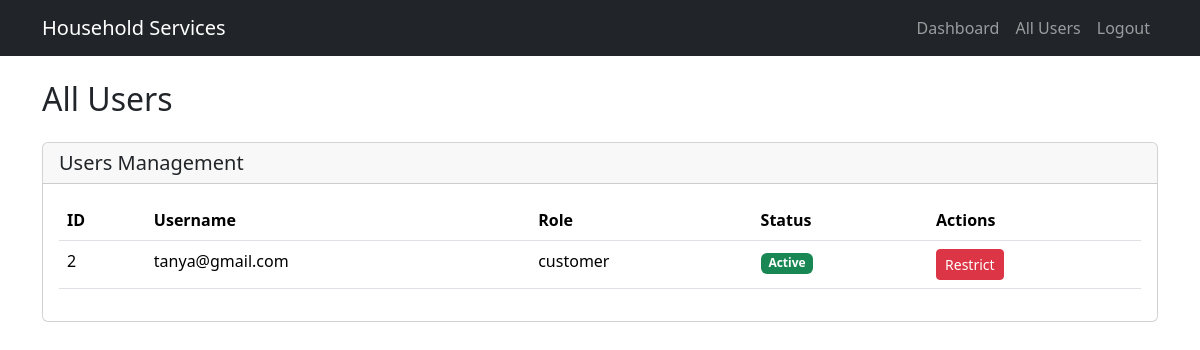
/all_users (signed in), run on an earlier commit of the app's database.
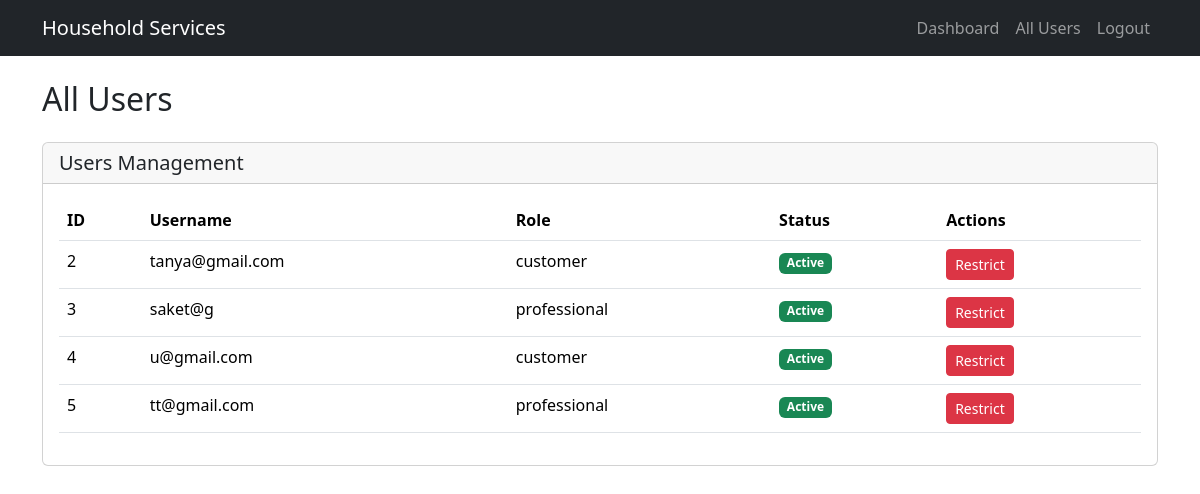
And on a later commit of the database.
### models.py (models this page shows)
class User(db.Model):
    id = db.Column(db.Integer, primary_key=True)
    username = db.Column(db.String(80), nullable=False, unique=True)
    password = db.Column(db.String(120), nullable=False)
    role = db.Column(db.String(20), nullable=False)  # admin, customer, professional
    is_active = db.Column(db.Boolean, default=True)  # True means user is active, False means restricted

### app.py (the view)
@app.route("/all_users")
def all_users():
    if "user_id" not in session or session["role"] != "admin":
        flash("Unauthorized access.", "danger")
        return redirect(url_for("login"))
    users = User.query.filter(User.role != 'admin').all()
    return render_template("all_users.html", users=users)

### templates/all_users.html
{% extends "base.html" %}
{% block content %}
<div class="container mt-4">
    <h2 class="mb-4">All Users</h2>
    <div class="row mb-4">
        <div class="col-12">
            <div class="card">
                <div class="card-header">
                    <h5 class="card-title mb-0">Users Management</h5>
                </div>
                <div class="card-body">
                    <div class="table-responsive">
                        <table class="table table-hover">
                            <thead>
                                <tr>
                                    <th>ID</th>
                                    <th>Username</th>
                                    <th>Role</th>
                                    <th>Status</th>
                                    <th>Actions</th>
                                </tr>
                            </thead>
                            <tbody>
                                {% for user in users %}
                                <tr>
                                    <td>{{ user.id }}</td>
                                    <td>{{ user.username }}</td>
                                    <td>{{ user.role }}</td>
                                    <td>
                                        {% if user.is_active %}
                                        <span class="badge bg-success">Active</span>
                                        {% else %}
                                        <span class="badge bg-danger">Restricted</span>
                                        {% endif %}
                                    </td>
                                    <td>
                                        {% if user.is_active %}
                                        <form action="{{ url_for('restrict_user_route', user_id=user.id) }}" method="post" style="display:inline;">
                                            <button type="submit" class="btn btn-danger btn-sm">Restrict</button>
                                        </form>
                                        {% else %}
                                        <form action="{{ url_for('unrestrict_user_route', user_id=user.id) }}" method="post" style="display:inline;">
                                            <button type="submit" class="btn btn-success btn-sm">Unrestrict</button>
                                        </form>
                                        {% endif %}
                                    </td>
                                </tr>
                                {% endfor %}
                            </tbody>
                        </table>
                    </div>
                </div>
            </div>
        </div>
    </div>
</div>
{% endblock %}

### templates/base.html (shortened to what this page needs)
<!DOCTYPE html>
<html lang="en">
<head>
    <link href="https://cdn.jsdelivr.net/npm/bootstrap@5.3.2/dist/css/bootstrap.min.css" rel="stylesheet">
</head>
<body>
    <nav class="navbar navbar-expand-lg navbar-dark bg-dark">
        <div class="container">
            <a class="navbar-brand" href="{{ url_for('home') }}">Household Services</a>
            <div class="collapse navbar-collapse" id="navbarNav">
                <ul class="navbar-nav ms-auto">
                    {% if session.get('user_id') %}
                        {% if session.get('role') == 'user' %}
                            <li class="nav-item">
                                <a class="nav-link" href="{{ url_for('user_dashboard') }}">Dashboard</a>
                            </li>
                        {% elif session.get('role') == 'professional' %}
                            <li class="nav-item">
                                <a class="nav-link" href="{{ url_for('professional_dashboard') }}">Dashboard</a>
                            </li>
                        {% elif session.get('role') == 'admin' %}
                            <li class="nav-item">
                                <a class="nav-link" href="{{ url_for('admin_dashboard') }}">Dashboard</a>
                            </li>
                            <li class="nav-item">
                                <a class="nav-link" href="{{ url_for('all_users') }}">All Users</a>
                            </li>
                        {% endif %}
                        <li class="nav-item">
                            <a class="nav-link" href="{{ url_for('logout') }}">Logout</a>
                        </li>
                    {% endif %}
                </ul>
            </div>
        </div>
    </nav>
    <main>
        {% block content %}{% endblock %}
    </main>
</body>
</html>

What changed in the data, as far as the page shows it:
added User: id "3", username "saket@g", role "professional", is_active "Active"
added User: id "4", username "u@gmail.com", role "customer", is_active "Active"
added User: id "5", username "tt@gmail.com", role "professional", is_active "Active"
